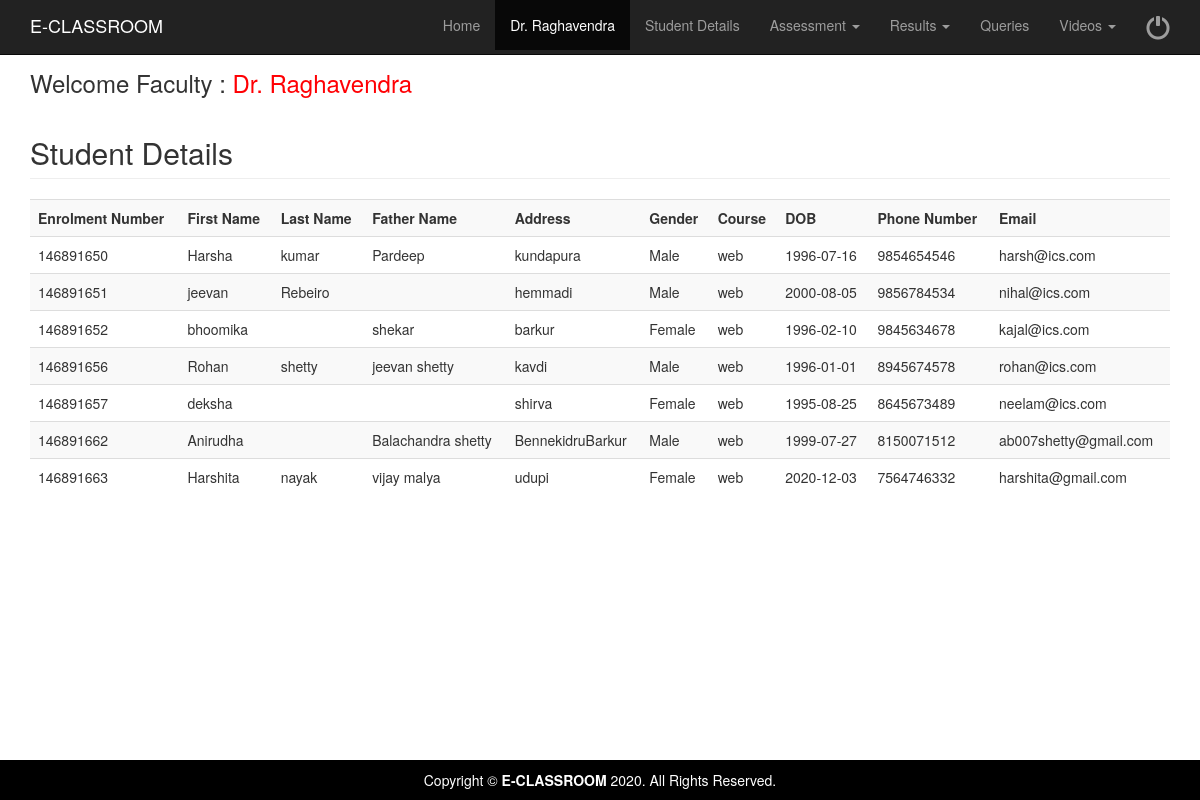
Screenshot of /viewstudentdetails.php (signed in) with the database file from the repository.
### tables this page shows
CREATE TABLE `studenttable` (
  `Eno` bigint(20) NOT NULL,
  `FName` varchar(30) NOT NULL,
  `LName` varchar(30) NOT NULL,
  `FaName` varchar(30) NOT NULL,
  `Addrs` text NOT NULL,
  `Gender` varchar(6) NOT NULL,
  `Course` varchar(20) NOT NULL,
  `DOB` date NOT NULL,
  `PhNo` bigint(10) NOT NULL,
  `Pass` varchar(20) NOT NULL,
  `Eid` varchar(50) NOT NULL
);

### viewstudentdetails.php (the view, shortened to what this page needs)
<?php include('fhead.php');  ?>
<div class="container">
	<div class="row">
		<div class="col-md-12 ">
			<h3> Welcome Faculty : <a href="welcomefaculty.php"><span style="color:#FF0004"> <?php echo $fname; ?></span></a></h3>
			<?php
			include( "database.php" );
			$sql = "select * from  studenttable";
			$result = mysqli_query( $connect, $sql );
			echo "<h2 class='page-header'>Student Details</h2>";
			echo "<div class='table-responsive'>
					<table class='table table-striped' style='width:100%'>
<tr>
<th>Enrolment Number</th>
<th>First Name</th>
<th>Last Name</th>
<th>Father Name</th>
<th>Address</th>
<th>Gender</th>
<th>Course</th>
<th>DOB</th>
<th>Phone Number</th>
<th>Email</th>
</tr>";
			while ( $row = mysqli_fetch_array( $result ) ) {
				?>
			<tr>
				<td>
					<?PHP echo $row['Eno'];?>
				</td>
				<td>
					<?PHP echo $row['FName'];?>
				</td>
				<td>
					<?PHP echo $row['LName'];?>
				</td>
				<td>
					<?PHP echo $row['FaName'];?>
				</td>
				<td>
					<?PHP echo $row['Addrs'];?>
				</td>
				<td>
					<?PHP echo $row['Gender'];?>
				</td>
				<td>
					<?PHP echo $row['Course'];?>
				</td>
				<td>
					<?PHP echo $row['DOB'];?>
				</td>
				<td>
					<?PHP echo $row['PhNo'];?>
				</td>
				<td>
					<?PHP echo $row['Eid'];?>
				</td>
			</tr>
			<?php } ?>
			</table>
		</div>
		</div>
	</div>
	<?php include('allfoot.php'); ?>

### fhead.php (shortened to what this page needs)
<?php
$userid = $_SESSION[ "fidx" ];
$fname = $_SESSION[ "fname" ];
?>
<!doctype html>
<html lang="en">
<head>
    <link href="css/bootstrap.min.css" rel="stylesheet">
    <link href="css/modern-business.css" rel="stylesheet">
    <link href="font-awesome/css/font-awesome.min.css" rel="stylesheet" type="text/css">
</head>
<body>
<header>
    <nav class="navbar navbar-inverse navbar-fixed-top" role="navigation">
        <div class="container">
            <div class="navbar-header">
                <a class="navbar-brand" style='color:white' href="index">E-CLASSROOM</a>
            </div>
            <div class="collapse navbar-collapse" id="bs-example-navbar-collapse-1">
                <ul class="nav navbar-nav navbar-right ">
					<li >
                        <a href="welcomefaculty">Home</a>
                    </li>
				   <li class="nav-item active">
                        <a href="mydetailsfaculty.php?myfid=<?php echo $userid ?>"><?php echo "<span style='color:white'>".$fname." </span>";?></a>
                    </li>
					<li>
                        <a href="viewstudentdetails.php">Student Details </a>
                    </li>
					<li class="dropdown">
                        <a href="#" class="dropdown-toggle" data-toggle="dropdown">Assessment <b class="caret"></b></a>
                    </li>
					<li class="dropdown">
                        <a href="#" class="dropdown-toggle" data-toggle="dropdown">Results <b class="caret"></b></a>
                    </li>
					<li>
                        <a href="qureydetails.php">Queries</a>
                    </li>
					<li class="dropdown">
                        <a href="#" class="dropdown-toggle" data-toggle="dropdown">Videos <b class="caret"></b></a>
                    </li>
					 <li>
                       <a href="logoutfaculty" style="font-size: x-large;"><span class="glyphicon glyphicon-off title=" title="logout"></span> </a>
                     </li>
                </ul>
            </div>
        </div>
    </nav>
</header>

### allfoot.php (shortened to what this page needs)
        <footer>
            <div class="row">
                <div class="col-lg-12">
                    <p class="footer text-center">Copyright &copy; <strong> E-CLASSROOM</strong> 2020. All Rights Reserved.</p>
                </div>
            </div>
        </footer>
    </div>
</body>
</html>

### css/modern-business.css (style rules this page uses)
html, body { height: 100%; }
body { padding-top: 50px; }
footer { margin: 50px 0; }

### allfoot.php (style rules this page uses)
.footer { background: #000; padding: 10px 0px; color: #fff;position: fixed;left: 0; right: 0;bottom: -10px; }

### rows the page displays
studenttable: Eno "146891650", FName "Harsha", LName "kumar", FaName "Pardeep", Addrs "kundapura", Gender "Male", Course "web", DOB "1996-07-16", PhNo "9854654546", Eid "harsh@ics.com"
studenttable: Eno "146891651", FName "jeevan", LName "Rebeiro", Addrs "hemmadi", Gender "Male", Course "web", DOB "2000-08-05", PhNo "9856784534", Eid "nihal@ics.com"
studenttable: Eno "146891652", FName "bhoomika", FaName "shekar", Addrs "barkur", Gender "Female", Course "web", DOB "1996-02-10", PhNo "9845634678", Eid "kajal@ics.com"
studenttable: Eno "146891656", FName "Rohan", LName "shetty", FaName "jeevan shetty", Addrs "kavdi", Gender "Male", Course "web", DOB "1996-01-01", PhNo "8945674578", Eid "rohan@ics.com"
studenttable: Eno "146891657", FName "deksha", Addrs "shirva", Gender "Female", Course "web", DOB "1995-08-25", PhNo "8645673489", Eid "neelam@ics.com"
studenttable: Eno "146891662", FName "Anirudha", FaName "Balachandra shetty", Addrs "BennekidruBarkur", Gender "Male", Course "web", DOB "1999-07-27", PhNo "8150071512", Eid "ab007shetty@gmail.com"
studenttable: Eno "146891663", FName "Harshita", LName "nayak", FaName "vijay malya", Addrs "udupi", Gender "Female", Course "web", DOB "2020-12-03", PhNo "7564746332", Eid "harshita@gmail.com"

### other values shown
$fname "Dr. Raghavendra"
